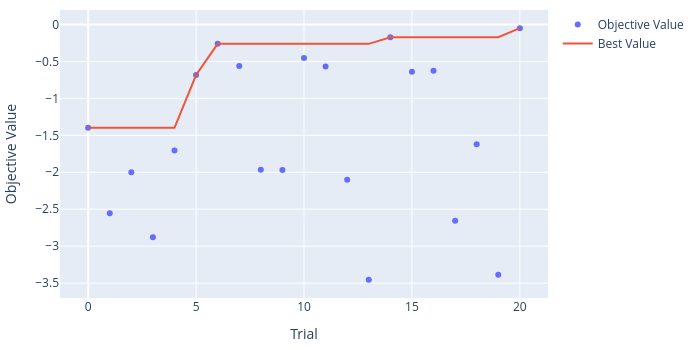
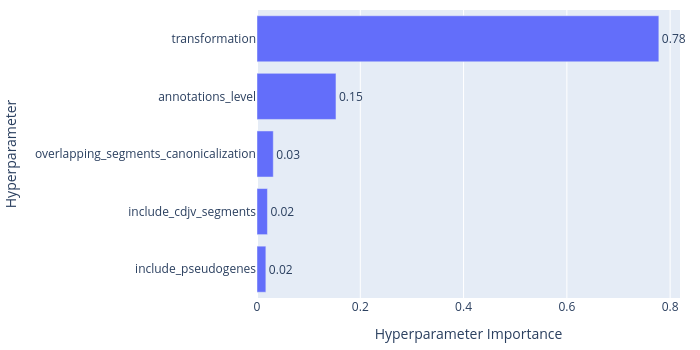

The notebook cell saved with these charts, in order:
### Code cell
from optuna.visualization import (
    plot_optimization_history,
    plot_param_importances,
)
import optuna

study = optuna.load_study(study_name="hpo", storage="sqlite:///../../outputs/hpo/fixed_hpo/optuna.db")
opt_history = plot_optimization_history(study)
opt_history.update_layout(
    title=None,                # quita el título
    width=700,                 # ancho en px
    height=350,                # alto en px (aspect ratio 2:1)
    margin=dict(l=50, r=20, t=10, b=40),   # márgenes chicos, sin el espacio del título
    font=dict(size=12),
)
opt_history.show()

param_importances = plot_param_importances(study)
param_importances.update_layout(
    title=None,                # quita el título
    width=700,                 # ancho en px
    height=350,                # alto en px (aspect ratio 2:1)
    margin=dict(l=50, r=20, t=10, b=40),   # márgenes chicos, sin el espacio del título
    font=dict(size=12),
)
param_importances.show()

print(study.best_params)
opt_history.write_image("./opt_history.png", scale=5)
param_importances.write_image("./param_importances.png", scale=5)

### Figure 1 — Plotly figure (JSON) as saved in the notebook; plotly's stock layout.template omitted (floating-point values rounded to 4 significant figures)
{"data": [{"mode": "markers", "name": "Objective Value", "type": "scatter", "x": [0, 1, 2, 3, 4, 5, 6, 7, 8, 9, 10, 11, 12, 13, 14, 15, 16, 17, 18, 19, 20], "y": [-1.398, -2.553, -2.0, -2.879, -1.705, -0.6842, -0.2619, -0.5606, -1.965, -1.971, -0.4544, -0.568, -2.1, -3.456, -0.1731, -0.6393, -0.6263, -2.655, -1.62, -3.386, -0.04939]}, {"mode": "lines", "name": "Best Value", "type": "scatter", "x": [0, 1, 2, 3, 4, 5, 6, 7, 8, 9, 10, 11, 12, 13, 14, 15, 16, 17, 18, 19, 20], "y": [-1.398, -1.398, -1.398, -1.398, -1.398, -0.6842, -0.2619, -0.2619, -0.2619, -0.2619, -0.2619, -0.2619, -0.2619, -0.2619, -0.1731, -0.1731, -0.1731, -0.1731, -0.1731, -0.1731, -0.04939]}, {"marker": {"color": "#cccccc"}, "mode": "markers", "name": "Infeasible Trial", "showlegend": false, "type": "scatter", "x": [], "y": []}], "layout": {"font": {"size": 12}, "height": 350, "margin": {"b": 40, "l": 50, "r": 20, "t": 10}, "title": {}, "width": 700, "xaxis": {"title": {"text": "Trial"}}, "yaxis": {"title": {"text": "Objective Value"}}}}

### Figure 2 — Plotly figure (JSON) as saved in the notebook; plotly's stock layout.template omitted (floating-point values rounded to 4 significant figures)
{"data": [{"cliponaxis": false, "hovertemplate": ["include_pseudogenes (CategoricalDistribution): 0.01716288363499861<extra></extra>", "include_cdjv_segments (CategoricalDistribution): 0.020235367373920857<extra></extra>", "overlapping_segments_canonicalization (CategoricalDistribution): 0.03153856096042013<extra></extra>", "annotations_level (CategoricalDistribution): 0.15292973755694225<extra></extra>", "transformation (CategoricalDistribution): 0.778133450473718<extra></extra>"], "name": "Objective Value", "orientation": "h", "text": ["0.02", "0.02", "0.03", "0.15", "0.78"], "textposition": "outside", "type": "bar", "x": [0.01716, 0.02024, 0.03154, 0.1529, 0.7781], "y": ["include_pseudogenes", "include_cdjv_segments", "overlapping_segments_canonicalization", "annotations_level", "transformation"]}], "layout": {"font": {"size": 12}, "height": 350, "margin": {"b": 40, "l": 50, "r": 20, "t": 10}, "title": {}, "width": 700, "xaxis": {"title": {"text": "Hyperparameter Importance"}}, "yaxis": {"title": {"text": "Hyperparameter"}}}}
